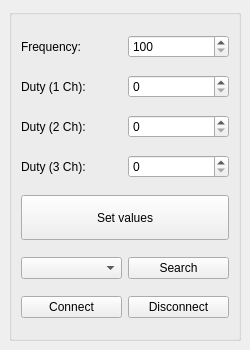
<?xml version="1.0" encoding="UTF-8"?>
<ui version="4.0">
 <class>MainWindow</class>
 <widget class="QMainWindow" name="MainWindow">
  <property name="geometry">
   <rect>
    <x>0</x>
    <y>0</y>
    <width>250</width>
    <height>350</height>
   </rect>
  </property>
  <property name="minimumSize">
   <size>
    <width>250</width>
    <height>350</height>
   </size>
  </property>
  <property name="maximumSize">
   <size>
    <width>250</width>
    <height>350</height>
   </size>
  </property>
  <property name="windowTitle">
   <string>MainWindow</string>
  </property>
  <widget class="QWidget" name="centralwidget">
   <layout class="QHBoxLayout" name="horizontalLayout">
    <item>
     <widget class="QGroupBox" name="groupBox">
      <property name="title">
       <string/>
      </property>
      <layout class="QGridLayout" name="gridLayout">
       <item row="5" column="1">
        <widget class="QPushButton" name="searchButton">
         <property name="text">
          <string>Search</string>
         </property>
        </widget>
       </item>
       <item row="3" column="1">
        <widget class="QSpinBox" name="d3SpinBox">
         <property name="maximum">
          <number>100</number>
         </property>
        </widget>
       </item>
       <item row="0" column="1">
        <widget class="QSpinBox" name="freqSpinBox">
         <property name="minimum">
          <number>100</number>
         </property>
         <property name="maximum">
          <number>150000</number>
         </property>
        </widget>
       </item>
       <item row="1" column="0">
        <widget class="QLabel" name="labelCh1">
         <property name="text">
          <string>Duty (1 Ch):</string>
         </property>
        </widget>
       </item>
       <item row="2" column="1">
        <widget class="QSpinBox" name="d2SpinBox">
         <property name="maximum">
          <number>100</number>
         </property>
        </widget>
       </item>
       <item row="1" column="1">
        <widget class="QSpinBox" name="d1SpinBox">
         <property name="maximum">
          <number>100</number>
         </property>
        </widget>
       </item>
       <item row="2" column="0">
        <widget class="QLabel" name="labelCh2">
         <property name="text">
          <string>Duty (2 Ch):</string>
         </property>
        </widget>
       </item>
       <item row="0" column="0">
        <widget class="QLabel" name="labelFreq">
         <property name="text">
          <string>Frequency:</string>
         </property>
        </widget>
       </item>
       <item row="5" column="0">
        <widget class="QComboBox" name="comboBox"/>
       </item>
       <item row="3" column="0">
        <widget class="QLabel" name="labelCh3">
         <property name="text">
          <string>Duty (3 Ch):</string>
         </property>
        </widget>
       </item>
       <item row="4" column="0" colspan="2">
        <widget class="QPushButton" name="setButton">
         <property name="minimumSize">
          <size>
           <width>0</width>
           <height>45</height>
          </size>
         </property>
         <property name="text">
          <string>Set values</string>
         </property>
        </widget>
       </item>
       <item row="6" column="0">
        <widget class="QPushButton" name="connectButton">
         <property name="text">
          <string>Connect</string>
         </property>
        </widget>
       </item>
       <item row="6" column="1">
        <widget class="QPushButton" name="disconnectButton">
         <property name="text">
          <string>Disconnect</string>
         </property>
        </widget>
       </item>
      </layout>
     </widget>
    </item>
   </layout>
  </widget>
  <action name="actionExit">
   <property name="text">
    <string>Exit</string>
   </property>
  </action>
 </widget>
 <resources/>
 <connections/>
</ui>
